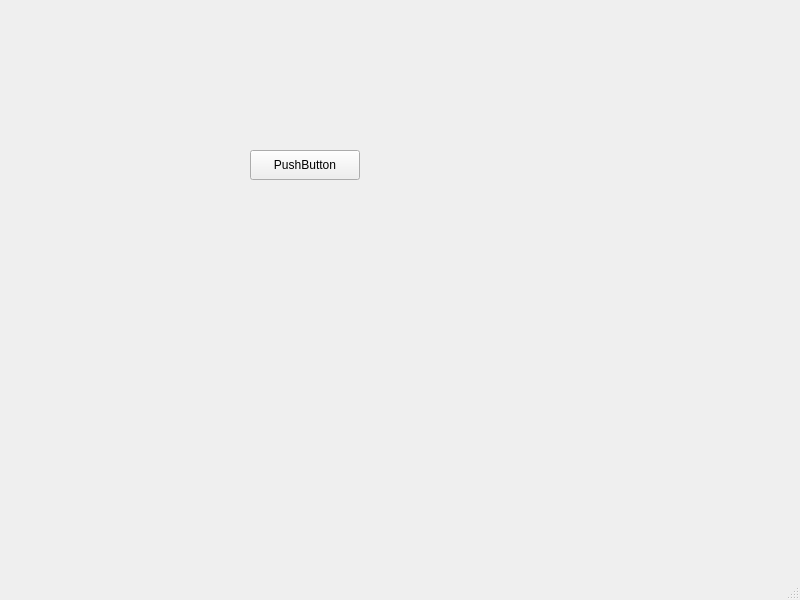
<?xml version="1.0" encoding="UTF-8"?>
<ui version="4.0">
 <class>MainWindow</class>
 <widget class="QMainWindow" name="MainWindow">
  <property name="geometry">
   <rect>
    <x>0</x>
    <y>0</y>
    <width>800</width>
    <height>600</height>
   </rect>
  </property>
  <property name="windowTitle">
   <string>MainWindow</string>
  </property>
  <widget class="QWidget" name="centralwidget">
   <widget class="QPushButton" name="pushButton">
    <property name="geometry">
     <rect>
      <x>250</x>
      <y>150</y>
      <width>110</width>
      <height>30</height>
     </rect>
    </property>
    <property name="text">
     <string>PushButton</string>
    </property>
   </widget>
  </widget>
  <widget class="QMenuBar" name="menubar">
   <property name="geometry">
    <rect>
     <x>0</x>
     <y>0</y>
     <width>800</width>
     <height>27</height>
    </rect>
   </property>
  </widget>
  <widget class="QStatusBar" name="statusbar"/>
 </widget>
 <resources/>
 <connections/>
</ui>
